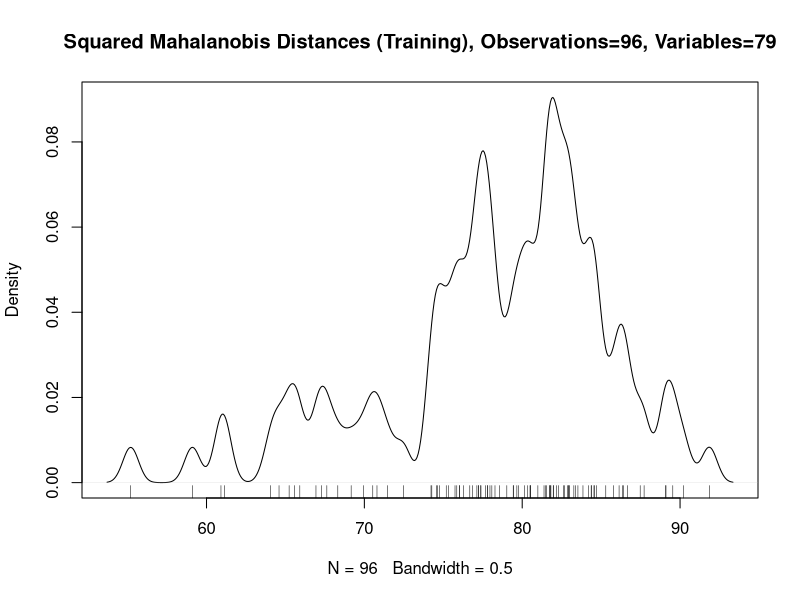
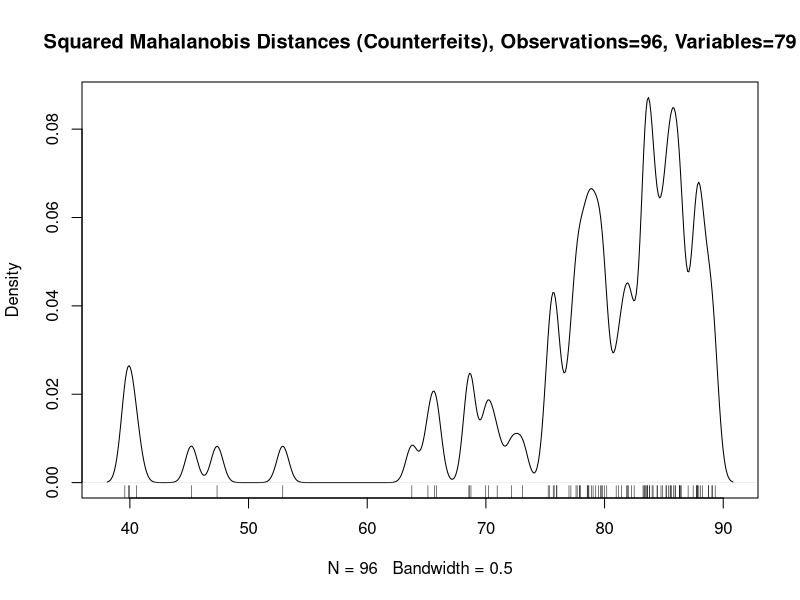
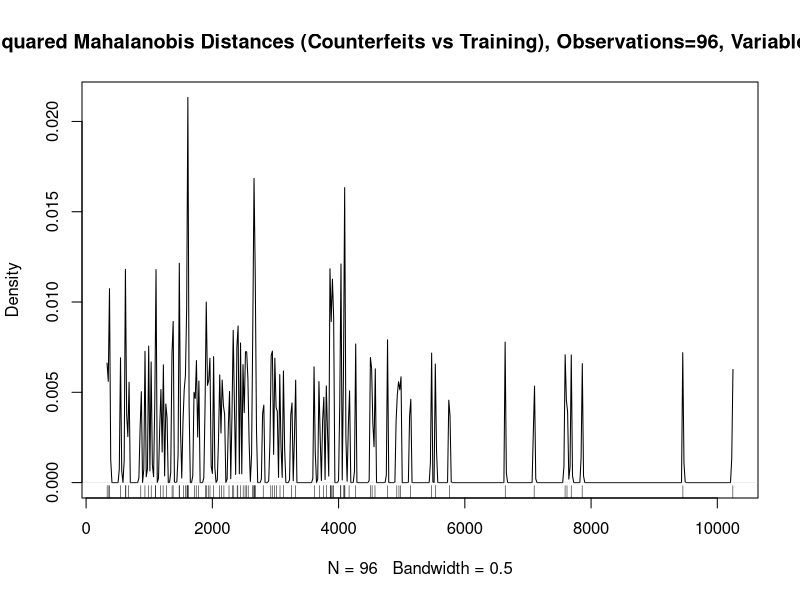
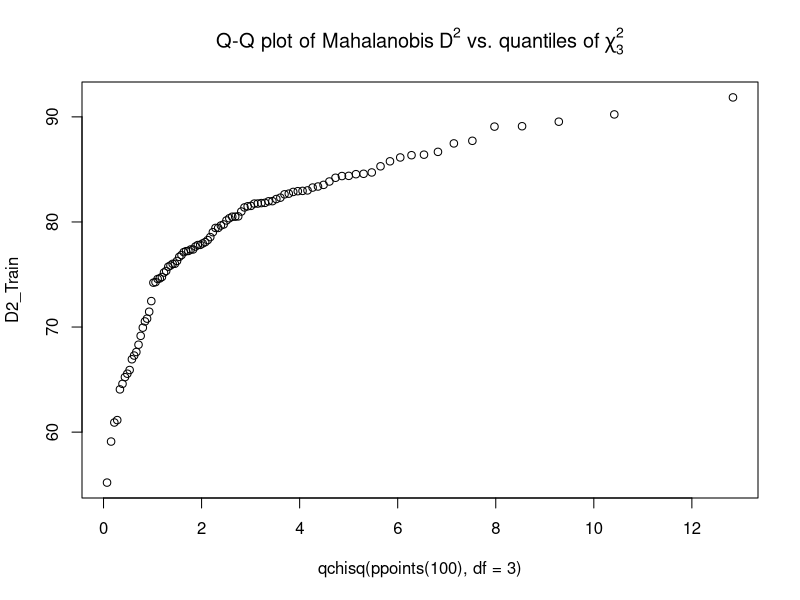
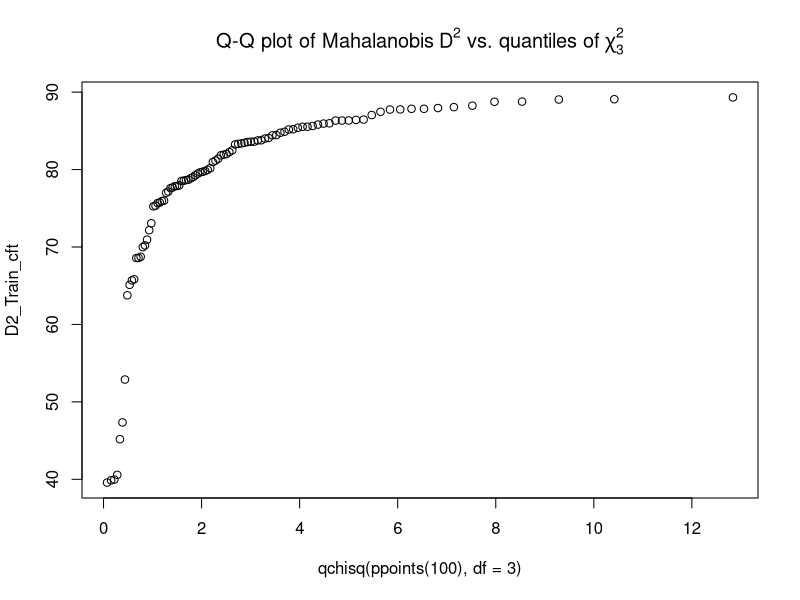
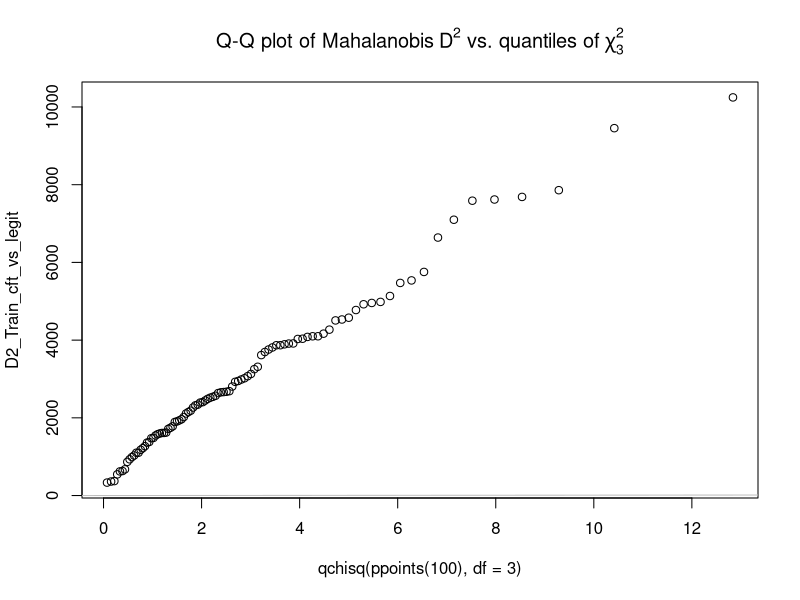
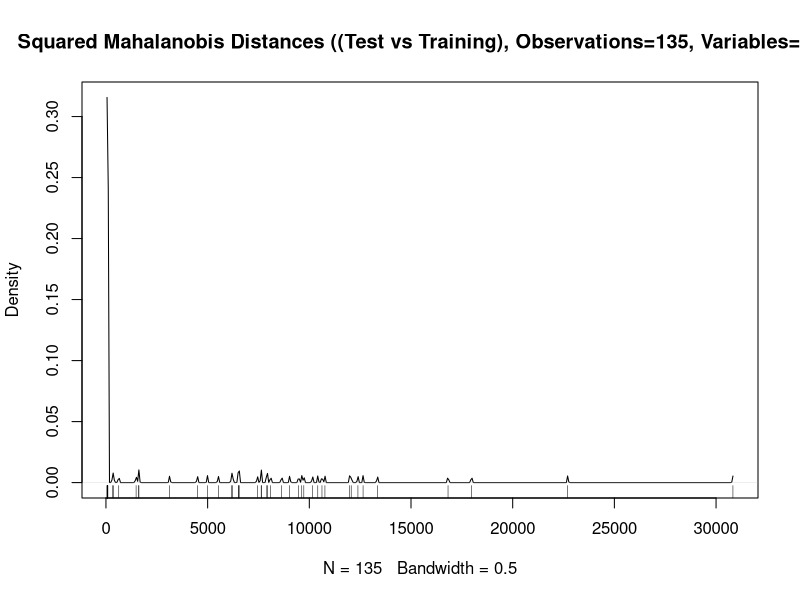
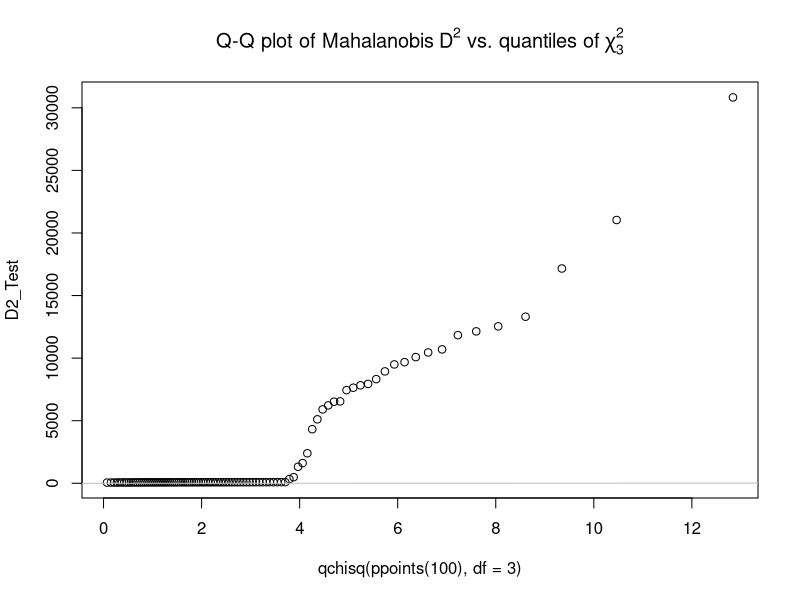

Write R code to recreate these figures, in order.
################################################
#MahalanobisSnackPack.R
#Don Tadaya
#February 2017
#Arizona State University
#Applied Mathematics in Life & Social Sciences
################################################
#Let's get started...

#setwd 
setwd("/Users/don/Desktop/Mahalanobis")

#getwd
getwd()

############################
#NOTES:
#
#
#
#
############################


#############
#read in data
#############
#For training set
legit_raw <- read.csv("Original_legit_set_for_Mahal.csv", header = TRUE) #tach0-tach78 are the variables, 96 observations
#Each of the 96 observations here come from the same specific dataset of the Mexican 100P currency, in the same direction, from the same sensor. VERY SPECIFIC to it's class. 

cft_raw <- read.csv("Original_cft_set_for_Mahal.csv", header = TRUE) #I won't really be using this much, but its good to see a set of ONLY counterfeits

#######################################
#completed reading in data
#######################################

#Convert each file.csv into a column-matrix
L_matrix <- cbind(legit_raw)    #training matrix
C_matrix <- cbind(cft_raw)      #just to have it...


#Covariances
L_cov <- cov(L_matrix)
C_cov <- cov(C_matrix)

#Inverse
L_inv <- solve(L_cov)
C_inv <- solve(C_cov)


##########################
#Mahalanobis-ness
##########################
#D2 <- mahalanobis(a, b, c)
#a = matrix of observations
#b = colMeans of observations(training)
#c = covariance of observations(training)
##########################
#Calculating Square Distances
##########################
#For training set
D2_Train <- mahalanobis(L_matrix, colMeans(L_matrix), L_cov)  
D2_Train_cft <- mahalanobis(C_matrix, colMeans(C_matrix), C_cov) 
D2_Train_cft_vs_legit <- mahalanobis(C_matrix, colMeans(L_matrix), L_cov) 
##########################
#SET: 1-D array of mahalanobis square distances for each observation.
#D2_Train: This is the target set... legits againsts legits. Think of this as your training vector. It's what we KNOW to be true for this specific class of Mexican 100P's.
#D2_Train_cft: #Counterfeits against itself. 
#D2_Train_cft_vs_legit: #Counterfeits against legits.
##########################

#PLOTTING Train data
plot(density(D2_Train, bw = 0.5),
     main="Squared Mahalanobis Distances (Training), Observations=96, Variables=79") ; rug(D2_Train)
plot(density(D2_Train_cft, bw = 0.5),
     main="Squared Mahalanobis Distances (Counterfeits), Observations=96, Variables=79") ; rug(D2_Train_cft)
plot(density(D2_Train_cft_vs_legit, bw = 0.5),
     main="Squared Mahalanobis Distances (Counterfeits vs Training), Observations=96, Variables=79") ; rug(D2_Train_cft_vs_legit)



################
#Q-Q Plots (Training)
D2_Train_Plot <- qqplot(qchisq(ppoints(100), df = 3), D2_Train,
       main = expression("Q-Q plot of Mahalanobis" * ~D^2 *
                           " vs. quantiles of" * ~ chi[3]^2))


D2_Train_cft_Plot <- qqplot(qchisq(ppoints(100), df = 3), D2_Train_cft,
       main = expression("Q-Q plot of Mahalanobis" * ~D^2 *
                           " vs. quantiles of" * ~ chi[3]^2))


D2_Train_cft_vs_legit_Plot <- qqplot(qchisq(ppoints(100), df = 3), D2_Train_cft_vs_legit,
       main = expression("Q-Q plot of Mahalanobis" * ~D^2 *
                           " vs. quantiles of" * ~ chi[3]^2))

abline(0,1,col='gray')  #I don't get why this is here...

#write D2's into csv.files for quick observations
write.table(D2_Train, file = "D2_Train.csv",row.names=FALSE, na="",col.names=FALSE, sep=",")
write.table(D2_Train_cft, file = "D2_Train_cft.csv",row.names=FALSE, na="",col.names=FALSE, sep=",")
write.table(D2_Train_cft_vs_legit, file = "D2_Train_cft_vs_legit.csv",row.names=FALSE, na="",col.names=FALSE, sep=",")




########TESTING#################TESTING#################TESTING#########
########TESTING#################TESTING#################TESTING#########
########TESTING#################TESTING#################TESTING#########
#Read in Data
test_raw <- read.csv("Mahal_test_includes_variety_against_legit.csv", header = TRUE) #See comment line24.
##########what is test_raw?###########
#This includes training set + random bill information. 
#Total of 135 observations, 75 variables. 
#This basically simulates 135 new observations.
#######################################
#Matrix
Test_matrix <- cbind(test_raw)  #testing matrix

#Covariance
Test_cov <- cov(Test_matrix)

#Inverse Covariance
Test_inv <- solve(Test_cov)

#For test set
D2_Test <- mahalanobis(Test_matrix, colMeans(L_matrix), L_cov)
##########################
#SET: 1-D array of mahalanobis square distances for each observation.
#D2_Test: 135 "new" observations against training-mahalanobis-distance.
##########################

#PLOT THE TEST
plot(density(D2_Test, bw = 0.5),
     main="Squared Mahalanobis Distances ((Test vs Training), Observations=135, Variables=79") ; rug(D2_Test)
################
#This probably didn't graph right because the windows aren't big enough.
#If you set your windows right, you'll see how far off the 
#"Counterfeits + New" data is when their mahalanobis distances 
#are compared to the legitimate bills from the training data.
################################
#Q-Q Plots (Testing)
D2_Test_Plot <- qqplot(qchisq(ppoints(100), df = 3), D2_Test,
                       main = expression("Q-Q plot of Mahalanobis" * ~D^2 *
                                           " vs. quantiles of" * ~ chi[3]^2))
abline(0,1,col='gray')

write.table(D2_Test, file = "D2_Test.csv",row.names=FALSE, na="",col.names=FALSE, sep=",")

